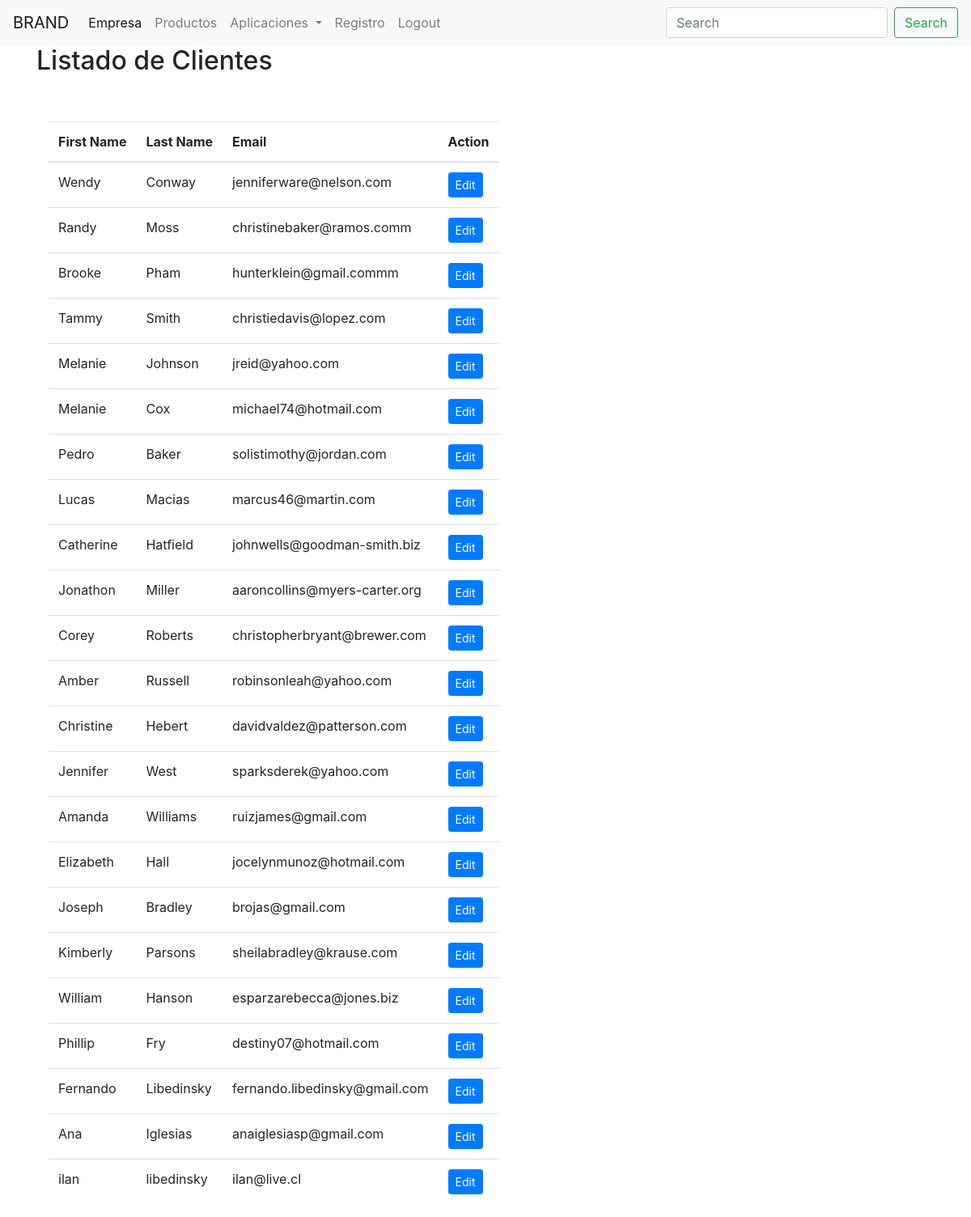
The app's page /users/ (signed in), older data.
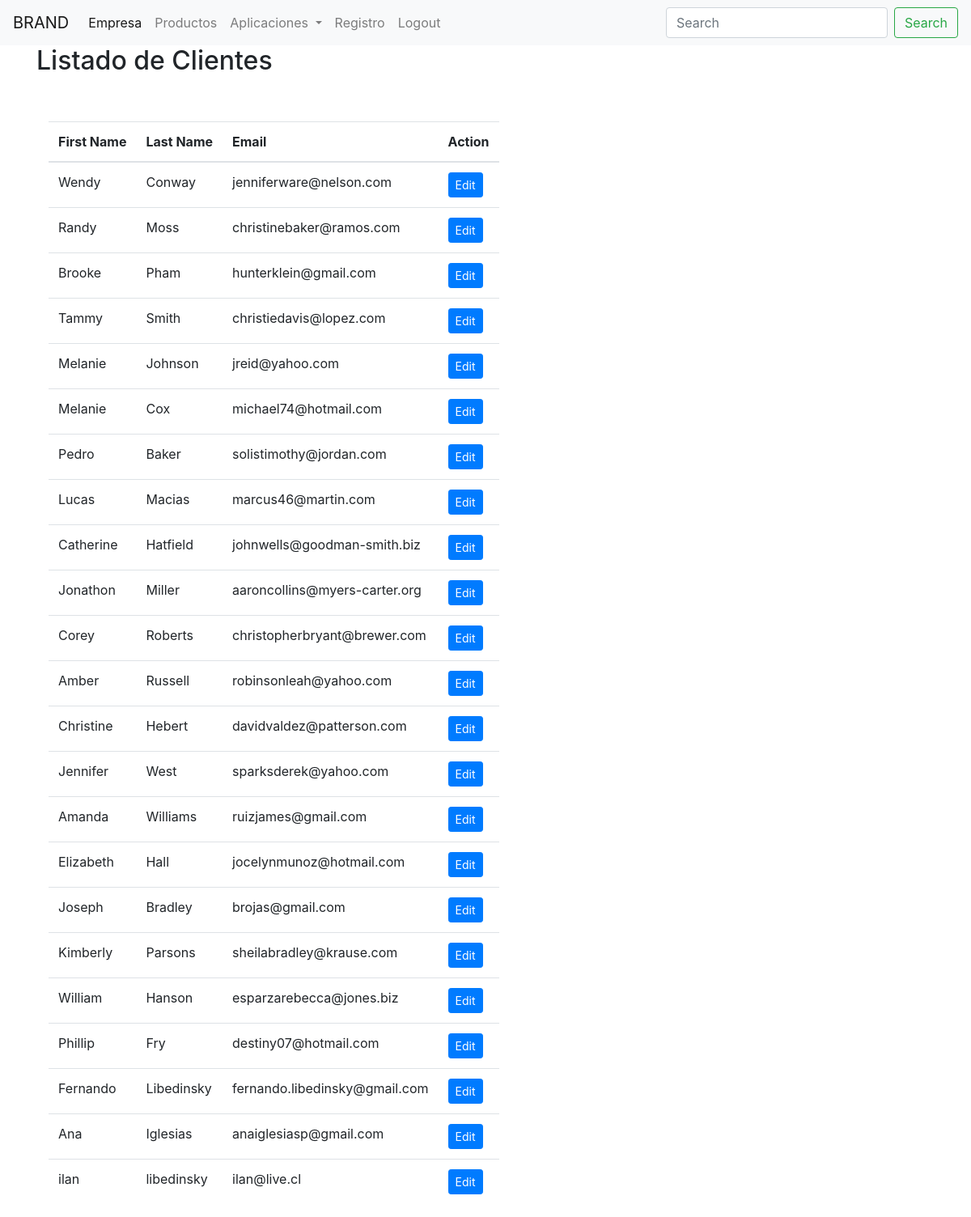
The same page, newer data.
### AppTwo/models.py (models this page shows, shortened)
class Cliente( models.Model):
    first_name = models.CharField( max_length=30 )
    last_name = models.CharField( max_length=30 )
    email = models.CharField( max_length=64 )

### AppTwo/views.py (the view)
# urls.py: path('', views.users, name='users'),
@login_required
def users( request):
    user_list = Cliente.objects.all()
    context = { 'user_list': user_list }
    return render( request, "users.html", context=context )

### AppTwo/templates/users.html
<!DOCTYPE html>
{% extends "base.html" %}
{% block body_block %}
      <h2>Listado de Clientes</h2>
    <div class="container pt-5" >
      {% if user_list %}
        <table class="table table-hover w-auto">
          <thead >
            <th >First Name</th>
            <th >Last Name</th>
            <th >Email</th>
            <th >Action</th>
          </thead>
          {% for user in user_list %}
          <tr>
              <td>{{user.first_name}}</td>
              <td>{{user.last_name}}</td>
              <td>{{user.email}}</td>
              <td><a class="btn btn-primary btn-sm" href="{% url 'AppTwo:edit' first_name=user.first_name last_name=user.last_name %}" role="button">Edit</a></td>
          </tr>
          {% endfor %}
        </table>
        {% endif %}
      </div>
  {% endblock %}

Row changes from the older to the newer data that the page shows:
changed Cliente "Randy": email "christinebaker@ramos.comm" → "christinebaker@ramos.com"
changed Cliente "Brooke": email "hunterklein@gmail.commm" → "hunterklein@gmail.com"
